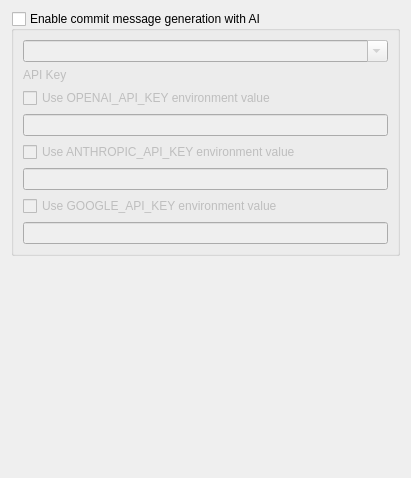
<?xml version="1.0" encoding="UTF-8"?>
<ui version="4.0">
 <class>SettingAiForm</class>
 <widget class="QWidget" name="SettingAiForm">
  <property name="geometry">
   <rect>
    <x>0</x>
    <y>0</y>
    <width>411</width>
    <height>478</height>
   </rect>
  </property>
  <property name="windowTitle">
   <string>AI</string>
  </property>
  <layout class="QVBoxLayout" name="verticalLayout_2">
   <item>
    <widget class="QGroupBox" name="groupBox_generate_commit_message_by_ai">
     <property name="title">
      <string>Enable commit message generation with AI</string>
     </property>
     <property name="checkable">
      <bool>true</bool>
     </property>
     <property name="checked">
      <bool>false</bool>
     </property>
     <layout class="QVBoxLayout" name="verticalLayout">
      <item>
       <widget class="QComboBox" name="comboBox_ai_model">
        <property name="editable">
         <bool>true</bool>
        </property>
       </widget>
      </item>
      <item>
       <widget class="QLabel" name="label">
        <property name="text">
         <string>API Key</string>
        </property>
       </widget>
      </item>
      <item>
       <widget class="QCheckBox" name="checkBox_use_OPENAI_API_KEY_env_value">
        <property name="text">
         <string>Use OPENAI_API_KEY environment value</string>
        </property>
       </widget>
      </item>
      <item>
       <widget class="QLineEdit" name="lineEdit_openai_api_key"/>
      </item>
      <item>
       <widget class="QCheckBox" name="checkBox_use_ANTHROPIC_API_KEY_env_value">
        <property name="text">
         <string>Use ANTHROPIC_API_KEY environment value</string>
        </property>
       </widget>
      </item>
      <item>
       <widget class="QLineEdit" name="lineEdit_anthropic_api_key"/>
      </item>
      <item>
       <widget class="QCheckBox" name="checkBox_use_GOOGLE_API_KEY_env_value">
        <property name="text">
         <string>Use GOOGLE_API_KEY environment value</string>
        </property>
       </widget>
      </item>
      <item>
       <widget class="QLineEdit" name="lineEdit_google_api_key"/>
      </item>
     </layout>
    </widget>
   </item>
   <item>
    <spacer name="verticalSpacer">
     <property name="sizeHint" stdset="0">
      <size>
       <width>20</width>
       <height>247</height>
      </size>
     </property>
    </spacer>
   </item>
  </layout>
 </widget>
 <tabstops>
  <tabstop>groupBox_generate_commit_message_by_ai</tabstop>
  <tabstop>comboBox_ai_model</tabstop>
  <tabstop>checkBox_use_OPENAI_API_KEY_env_value</tabstop>
  <tabstop>lineEdit_openai_api_key</tabstop>
  <tabstop>checkBox_use_ANTHROPIC_API_KEY_env_value</tabstop>
  <tabstop>lineEdit_anthropic_api_key</tabstop>
  <tabstop>checkBox_use_GOOGLE_API_KEY_env_value</tabstop>
  <tabstop>lineEdit_google_api_key</tabstop>
 </tabstops>
 <resources/>
 <connections/>
</ui>
